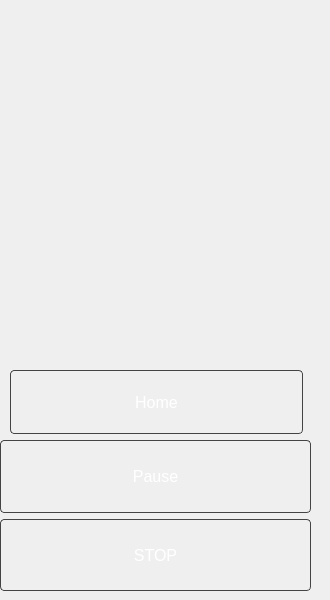
           <widget class="QWidget" name="MotorPage">
            <widget class="QPushButton" name="ControlUpCP">
             <property name="geometry">
              <rect>
               <x>120</x>
               <y>40</y>
               <width>101</width>
               <height>91</height>
              </rect>
             </property>
             <property name="sizePolicy">
              <sizepolicy hsizetype="Minimum" vsizetype="Maximum">
               <horstretch>0</horstretch>
               <verstretch>0</verstretch>
              </sizepolicy>
             </property>
             <property name="styleSheet">
              <string notr="true">background-color: transparent;
border: none;</string>
             </property>
             <property name="text">
              <string/>
             </property>
             <property name="icon">
              <iconset>
               <normaloff>controlArrows/cartesian/up.png</normaloff>controlArrows/cartesian/up.png</iconset>
             </property>
             <property name="iconSize">
              <size>
               <width>80</width>
               <height>80</height>
              </size>
             </property>
            </widget>
            <widget class="QPushButton" name="ControlLeftCP">
             <property name="geometry">
              <rect>
               <x>20</x>
               <y>130</y>
               <width>101</width>
               <height>91</height>
              </rect>
             </property>
             <property name="styleSheet">
              <string notr="true">background-color: transparent;
border: none;</string>
             </property>
             <property name="text">
              <string/>
             </property>
             <property name="icon">
              <iconset>
               <normaloff>controlArrows/cartesian/left.png</normaloff>controlArrows/cartesian/left.png</iconset>
             </property>
             <property name="iconSize">
              <size>
               <width>80</width>
               <height>80</height>
              </size>
             </property>
            </widget>
            <widget class="QPushButton" name="ControlDownCP">
             <property name="geometry">
              <rect>
               <x>120</x>
               <y>220</y>
               <width>101</width>
               <height>91</height>
              </rect>
             </property>
             <property name="styleSheet">
              <string notr="true">background-color: transparent;
border: none;</string>
             </property>
             <property name="text">
              <string/>
             </property>
             <property name="icon">
              <iconset>
               <normaloff>controlArrows/cartesian/down.png</normaloff>controlArrows/cartesian/down.png</iconset>
             </property>
             <property name="iconSize">
              <size>
               <width>80</width>
               <height>80</height>
              </size>
             </property>
            </widget>
            <widget class="QPushButton" name="ControlRightCP">
             <property name="geometry">
              <rect>
               <x>220</x>
               <y>130</y>
               <width>101</width>
               <height>91</height>
              </rect>
             </property>
             <property name="styleSheet">
              <string notr="true">background-color: transparent;
border: none;</string>
             </property>
             <property name="text">
              <string/>
             </property>
             <property name="icon">
              <iconset>
               <normaloff>controlArrows/cartesian/right.png</normaloff>controlArrows/cartesian/right.png</iconset>
             </property>
             <property name="iconSize">
              <size>
               <width>80</width>
               <height>80</height>
              </size>
             </property>
            </widget>
            <widget class="QPushButton" name="YawPlusCP">
             <property name="geometry">
              <rect>
               <x>220</x>
               <y>20</y>
               <width>101</width>
               <height>91</height>
              </rect>
             </property>
             <property name="sizePolicy">
              <sizepolicy hsizetype="Minimum" vsizetype="Maximum">
               <horstretch>0</horstretch>
               <verstretch>0</verstretch>
              </sizepolicy>
             </property>
             <property name="styleSheet">
              <string notr="true">background-color: transparent;
border: none;</string>
             </property>
             <property name="text">
              <string/>
             </property>
             <property name="icon">
              <iconset>
               <normaloff>controlArrows/cartesian/yawPlus.png</normaloff>controlArrows/cartesian/yawPlus.png</iconset>
             </property>
             <property name="iconSize">
              <size>
               <width>80</width>
               <height>80</height>
              </size>
             </property>
            </widget>
            <widget class="QPushButton" name="YawMinusCP">
             <property name="geometry">
              <rect>
               <x>10</x>
               <y>240</y>
               <width>101</width>
               <height>91</height>
              </rect>
             </property>
             <property name="sizePolicy">
              <sizepolicy hsizetype="Minimum" vsizetype="Maximum">
               <horstretch>0</horstretch>
               <verstretch>0</verstretch>
              </sizepolicy>
             </property>
             <property name="styleSheet">
              <string notr="true">background-color: transparent;
border: none;</string>
             </property>
             <property name="text">
              <string/>
             </property>
             <property name="icon">
              <iconset>
               <normaloff>controlArrows/cartesian/yawMinus.png</normaloff>controlArrows/cartesian/yawMinus.png</iconset>
             </property>
             <property name="iconSize">
              <size>
               <width>80</width>
               <height>80</height>
              </size>
             </property>
             <property name="checkable">
              <bool>false</bool>
             </property>
            </widget>
            <widget class="QWidget" name="ClipperAndResetWidget_3" native="true">
             <property name="geometry">
              <rect>
               <x>0</x>
               <y>440</y>
               <width>311</width>
               <height>151</height>
              </rect>
             </property>
             <layout class="QVBoxLayout" name="verticalLayout_10">
              <item>
               <widget class="QPushButton" name="PauseMotor">
                <property name="enabled">
                 <bool>true</bool>
                </property>
                <property name="sizePolicy">
                 <sizepolicy hsizetype="Minimum" vsizetype="Preferred">
                  <horstretch>0</horstretch>
                  <verstretch>0</verstretch>
                 </sizepolicy>
                </property>
                <property name="font">
                 <font>
                  <pointsize>12</pointsize>
                 </font>
                </property>
                <property name="styleSheet">
                 <string notr="true">QPushButton {
    padding: 6px 12px;
    background-color: qlineargradient(
        x1:0, y1:0, x2:0, y2:1,
        stop:0 #1a1a1a, stop:1 #000000
    );
    color: white;
    border: 1px solid #444;
    border-radius: 4px;
}

QPushButton:hover {
    background-color: qlineargradient(
        x1:0, y1:0, x2:0, y2:1,
        stop:0 #2a2a2a, stop:1 #111111
    );
}

QPushButton:checked {
    background-color: #0B76A0;
    border: 1px solid #0B76A0;
}

</string>
                </property>
                <property name="text">
                 <string>Pause</string>
                </property>
                <property name="checkable">
                 <bool>true</bool>
                </property>
               </widget>
              </item>
              <item>
               <widget class="QPushButton" name="StopMotor">
                <property name="sizePolicy">
                 <sizepolicy hsizetype="Minimum" vsizetype="Preferred">
                  <horstretch>0</horstretch>
                  <verstretch>0</verstretch>
                 </sizepolicy>
                </property>
                <property name="font">
                 <font>
                  <pointsize>12</pointsize>
                 </font>
                </property>
                <property name="styleSheet">
                 <string notr="true">QPushButton {
    padding: 6px 12px;
    background-color: qlineargradient(
        x1:0, y1:0, x2:0, y2:1,
        stop:0 #1a1a1a, stop:1 #000000
    );
    color: white;
    border: 1px solid #444;
    border-radius: 4px;
}

QPushButton:hover {
    background-color: qlineargradient(
        x1:0, y1:0, x2:0, y2:1,
        stop:0 #2a2a2a, stop:1 #111111
    );
}

QPushButton:pressed {
    background-color: qlineargradient(
        x1:0, y1:0, x2:0, y2:1,
        stop:0 #0f0f0f, stop:1 #000000
    );
    border-style: inset;
	background-color: #0B76A0;
}

</string>
                </property>
                <property name="text">
                 <string>STOP</string>
                </property>
               </widget>
              </item>
             </layout>
            </widget>
            <widget class="QPushButton" name="HomeMotor">
             <property name="enabled">
              <bool>true</bool>
             </property>
             <property name="geometry">
              <rect>
               <x>10</x>
               <y>370</y>
               <width>293</width>
               <height>64</height>
              </rect>
             </property>
             <property name="sizePolicy">
              <sizepolicy hsizetype="Minimum" vsizetype="Preferred">
               <horstretch>0</horstretch>
               <verstretch>0</verstretch>
              </sizepolicy>
             </property>
             <property name="font">
              <font>
               <pointsize>12</pointsize>
              </font>
             </property>
             <property name="styleSheet">
              <string notr="true">QPushButton {
    padding: 6px 12px;
    background-color: qlineargradient(
        x1:0, y1:0, x2:0, y2:1,
        stop:0 #1a1a1a, stop:1 #000000
    );
    color: white;
    border: 1px solid #444;
    border-radius: 4px;
}

QPushButton:hover {
    background-color: qlineargradient(
        x1:0, y1:0, x2:0, y2:1,
        stop:0 #2a2a2a, stop:1 #111111
    );
}

QPushButton:checked {
    background-color: #0B76A0;
    border: 1px solid #0B76A0;
}

</string>
             </property>
             <property name="text">
              <string>Home</string>
             </property>
             <property name="checkable">
              <bool>false</bool>
             </property>
            </widget>
           </widget>
